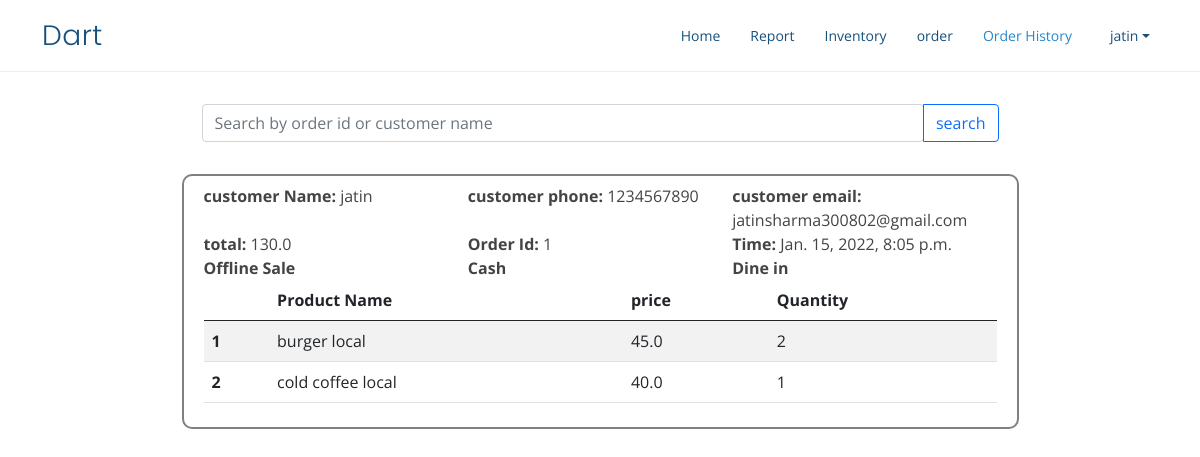
/order-history/1 (signed in), run on the app's committed database.
### home/models.py (models this page shows, shortened)
class Order(models.Model):
    user=models.ForeignKey(User,on_delete=models.CASCADE,related_name='order')
    customer = models.ForeignKey(Customer,on_delete=models.SET_NULL,null=True)
    date_created = models.DateTimeField(auto_now_add=True, null=True)
    saleChoices=(
        ('Online Sale','Online Sale'),
        ('Offline Sale','Offline Sale')
    )
    saleType=models.CharField(choices=saleChoices,default='Offline Sale',max_length=15)
    orderStateChoices=(
        ('Dine in','Dine in'),
        ('Takeaway','Takeaway')
    )
    orderState=models.CharField(choices=orderStateChoices,default='Dine in',max_length=15)
    paymentChoices=(
        ('Cash','Cash'),
        ('Amazon Pay','Amazon Pay'),
        ('Google Pay','Google Pay'),
        ('Paytm','Paytm'),
        ('Card','Card')
    )
    payment_method=models.CharField(choices=paymentChoices,default='Cash',max_length=15)
    objects=OrderManager()
    def total(self):
        totalAmount=0
        for orderProduct in self.orderProducts.all():
            totalAmount+=orderProduct.TotalCostProduct()
        return totalAmount

class Customer(models.Model):
    user=models.ForeignKey(User,on_delete=models.CASCADE)
    name = models.CharField(max_length=200, null=True)
    phone = models.CharField(max_length=200, null=True)
    email = models.CharField(max_length=200, null=True,blank=True)
    date_created = models.DateTimeField(auto_now_add=True, null=True)

class OrderProduct(models.Model):
    order=models.ForeignKey(Order,on_delete=models.CASCADE,related_name='orderProducts')
    product=models.ForeignKey(Product,on_delete=models.SET_NULL,null=True,related_name='orderProducts')
    quantity = models.IntegerField(default=1)
    def TotalCostProduct(self):
        return self.product.price*self.quantity

class Product(models.Model):
    name = models.CharField(max_length=200, null=True)
    price = models.FloatField(null=True)
    description = models.CharField(max_length=200, null=True,blank=True)
    unit = models.CharField(max_length=50,null=True,blank=True)
    qty=models.DecimalField( max_digits=10, decimal_places=2)
    date_created = models.DateTimeField(auto_now_add=True, null=True)
    user=models.ForeignKey(User,on_delete=models.CASCADE,related_name='product')
    category=models.ForeignKey(ProductCategory,null=True,blank=True,on_delete=models.CASCADE)

### home/views.py (the view)
# urls.py: path('order-history', views.orderHistory,name='order-history'),
@login_required
def orderHistory(request,id=None):
    if id is None:
        orders=Order.objects.filter(user=request.user).order_by('-date_created')
    else:
        if id.isdigit():
            orders=Order.objects.filter(id=id)
        else:
            orders=Order.objects.filter(customer__name__icontains=id)
    param={'orders':orders}
    return render(request,'order-history.html',param)

### templates/order-history.html (shortened to what this page needs)
{% extends 'base.html' %}
{% block historyActive %}active{% endblock historyActive %}
{% block body %}
<div class="container">
  <div class="row w-75 my-4 px-2 py-2 orderDetails" style="border: none;">
    <div class="input-group">
      <input type="search" id="searchInput" class="form-control rounded" placeholder="Search by order id or customer name" aria-label="Search" aria-describedby="search-addon"/>
      <button type="button" id="searchBtn" onclick=changeUrl() class="btn btn-outline-primary">search</button>
    </div>
  </div>
    {% for order in orders %}
    <div class="row w-75 orderDetails my-4 px-2 py-2">
        <div class="row">
        <div class="col-sm"><b>customer Name: </b><span>{{order.customer.name}}</span></div>
        <div class="col-sm"><b>customer phone: </b><span>{{order.customer.phone}}</span></div>
        <div class="col-sm" id="email"><b>customer email: </b><span>{{order.customer.email}}</span></div>
        </div>
        <div class="row">
            <div class="col-sm-4">
              <b>total: </b><span>{{order.total}}</span>
            </div>
            <div class="col-sm-4">
              <b>Order Id: </b><span>{{order.id}}</span>
            </div>
            <div class="col-sm">
              <b>Time: </b><span>{{order.date_created}}</span>
            </div>
        </div>
        <div class="row">
          <div class="col-sm-4"><b>{{order.saleType}}</b></div>
          <div class="col-sm-4"><b>{{order.payment_method}}</b></div>
          <div class="col-sm-4"><b>{{order.orderState}}</b></div>
        </div>
        <div class="row mx-0">
            <table class="table table-striped table-hover">
                <thead>
                  <tr>
                    <th scope="col"></th>
                    <th scope="col">Product Name</th>
                    <th scope="col">price</th>
                    <th scope="col">Quantity</th>
                  </tr>
                </thead>
                <tbody>
                    {% for orderProduct in order.orderProducts.all %}
                  <tr>
                    <th scope="row">{{forloop.counter}}</th>
                    <td>{{orderProduct.product.name}}</td>
                    <td>{{orderProduct.product.price}}</td>
                    <td>{{orderProduct.quantity}}</td>
                  </tr>
                  {% endfor %}
                </tbody>
              </table>
        </div>
    </div>
    {% endfor %}
</div>
{% endblock body %}

### templates/base.html (shortened to what this page needs)
<!doctype html>
{% load static %}
<html lang="en">
<head>
  <link href="https://cdn.jsdelivr.net/npm/bootstrap@5.0.2/dist/css/bootstrap.min.css" rel="stylesheet"
>
  <link href="{% static 'vendor/aos/aos.css' %}" rel="stylesheet">
  <link href="{% static 'vendor/bootstrap-icons/bootstrap-icons.css' %}" rel="stylesheet">
  <link href="{% static 'vendor/boxicons/css/boxicons.min.css' %}" rel="stylesheet">
  <link href="{% static 'vendor/glightbox/css/glightbox.min.css' %}" rel="stylesheet">
  <link href="{% static 'vendor/remixicon/remixicon.css' %}" rel="stylesheet">
  <link href="{% static 'vendor/swiper/swiper-bundle.min.css' %}" rel="stylesheet">
  <link href={% static 'css/base.css' %} rel="stylesheet">
</head>
<body>
  <header id="header" class="fixed-top">
    <div class="container d-flex align-items-center justify-content-between">
      <h1 class="logo"><a href={% url 'home' %}>Dart</a></h1>
      <nav id="navbar" class="navbar">
        <ul>
          <li><a class="nav-link scrollto {% block homeActive %}{% endblock homeActive %}" href="{% url 'home' %}">Home</a></li>
          <li><a class="nav-link scrollto {% block reportActive %}{% endblock reportActive %}" href="{% url 'report' %}">Report</a></li>
          <li><a class="nav-link scrollto {% block productActive %}{% endblock productActive %}" href="{% url 'product' %}">Inventory</a></li>
          <li><a class="nav-link scrollto o {% block orderActive %}{% endblock orderActive %}" href={% url 'order' %}>order</a></li>
          <li><a class="nav-link scrollto {% block historyActive %}{% endblock historyActive %}" href="{% url 'order-history' %}">Order History</a></li>
          <li class="nav-item dropdown">
            <a class="nav-link dropdown-toggle mx-2" href="#" id="userDropdown" role="button" data-bs-toggle="dropdown"
              aria-expanded="false">{{request.user}}
            </a>
          </li>
        </ul>
      </nav>
    </div>
  </header>
<br>
<br>
<br>
  {% block body %}{% endblock body %}
</body>
</html>

### static/css/base.css (style rules this page uses)
body { font-family: "Open Sans", sans-serif; color: #444444; }
a { color: #2487ce; text-decoration: none; }
h1, h2, h3, h4, h5, h6 { font-family: "Raleway", sans-serif; }
#header { transition: all 0.5s; background: #fff; z-index: 997; padding: 15px 0; border-bottom: 1px solid #e6f2fb; }
#header .logo { font-size: 28px; margin: 0; padding: 0; line-height: 1; font-weight: 300; letter-spacing: 0.5px; font-family: "Poppins", sans-serif; }
#header .logo a { color: #16507b; }
.navbar { padding: 0; }
.navbar ul { margin: 0; padding: 0; display: flex; list-style: none; align-items: center; }
.navbar li { position: relative; }
.navbar a, .navbar a:focus { display: flex; align-items: center; justify-content: space-between; padding: 10px 0 10px 30px; font-size: 14px; color: #16507b; white-space: nowrap; transition: 0.3s; }
.navbar a:hover, .navbar .active, .navbar .active:focus, .navbar li:hover > a { color: #2487ce; }

### templates/order-history.html (style rules this page uses)
.orderDetails { border: 2px solid grey; border-radius: 10px; margin: auto; }

### data on the page
Order: customer.name "jatin", customer.phone "1234567890", customer.email "jatinsharma300802@gmail.com", total "130.0", id "1", date_created "Jan. 15, 2022, 8:05 p.m.", saleType "Offline Sale", payment_method "Cash", orderState "Dine in"
OrderProduct: product.name "burger local", product.price "45.0", quantity "2"
OrderProduct: product.name "cold coffee local", product.price "40.0", quantity "1"

### other printed values
{{ request.user }} "jatin"
